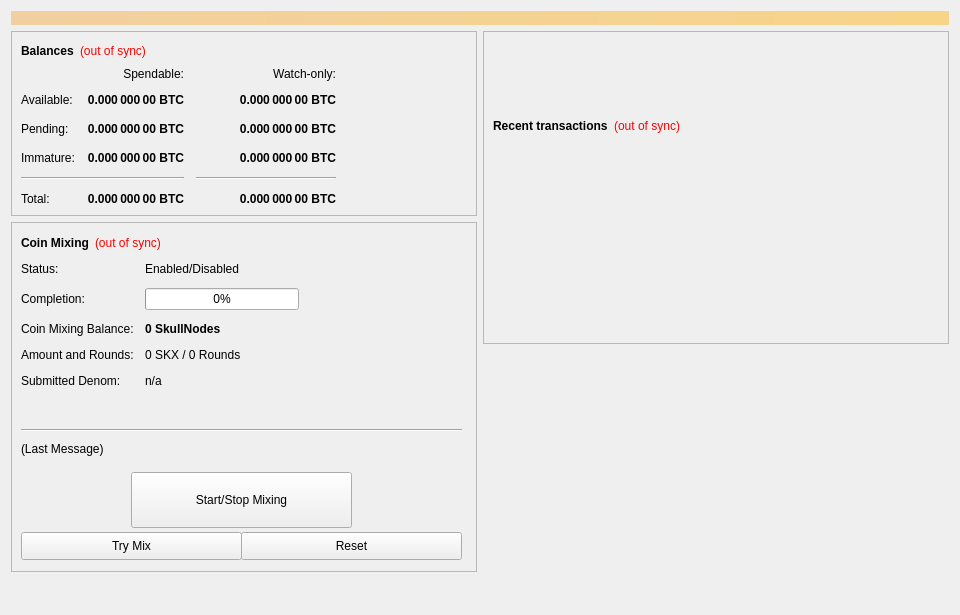
<?xml version="1.0" encoding="UTF-8"?>
<ui version="4.0">
 <class>OverviewPage</class>
 <widget class="QWidget" name="OverviewPage">
  <property name="geometry">
   <rect>
    <x>0</x>
    <y>0</y>
    <width>960</width>
    <height>615</height>
   </rect>
  </property>
  <property name="minimumSize">
   <size>
    <width>960</width>
    <height>0</height>
   </size>
  </property>
  <property name="windowTitle">
   <string>Form</string>
  </property>
  <layout class="QVBoxLayout" name="topLayout">
   <item>
    <widget class="QLabel" name="labelAlerts">
     <property name="visible">
      <bool>false</bool>
     </property>
     <property name="styleSheet">
      <string notr="true">background-color: qlineargradient(x1: 0, y1: 0, x2: 1, y2: 0, stop:0 #F0D0A0, stop:1 #F8D488); color:#000000;</string>
     </property>
     <property name="wordWrap">
      <bool>true</bool>
     </property>
     <property name="margin">
      <number>3</number>
     </property>
    </widget>
   </item>
   <item>
    <layout class="QHBoxLayout" name="horizontalLayout" stretch="1,1">
     <item>
      <layout class="QVBoxLayout" name="verticalLayout_2">
       <item>
        <widget class="QFrame" name="frame">
         <property name="frameShape">
          <enum>QFrame::StyledPanel</enum>
         </property>
         <property name="frameShadow">
          <enum>QFrame::Raised</enum>
         </property>
         <layout class="QVBoxLayout" name="verticalLayout_4">
          <item>
           <layout class="QHBoxLayout" name="horizontalLayout_4">
            <item>
             <widget class="QLabel" name="label_5">
              <property name="font">
               <font>
                <weight>75</weight>
                <bold>true</bold>
               </font>
              </property>
              <property name="text">
               <string>Balances</string>
              </property>
             </widget>
            </item>
            <item>
             <widget class="QLabel" name="labelWalletStatus">
              <property name="cursor">
               <cursorShape>WhatsThisCursor</cursorShape>
              </property>
              <property name="toolTip">
               <string>The displayed information may be out of date. Your wallet automatically synchronizes with the SkullNodes network after a connection is established, but this process has not completed yet.</string>
              </property>
              <property name="styleSheet">
               <string notr="true">QLabel { color: red; }</string>
              </property>
              <property name="text">
               <string notr="true">(out of sync)</string>
              </property>
              <property name="alignment">
               <set>Qt::AlignLeading|Qt::AlignLeft|Qt::AlignVCenter</set>
              </property>
             </widget>
            </item>
            <item>
             <spacer name="horizontalSpacer_3">
              <property name="orientation">
               <enum>Qt::Horizontal</enum>
              </property>
              <property name="sizeHint" stdset="0">
               <size>
                <width>40</width>
                <height>20</height>
               </size>
              </property>
             </spacer>
            </item>
           </layout>
          </item>
          <item>
           <layout class="QGridLayout" name="gridLayout">
            <property name="spacing">
             <number>12</number>
            </property>
            <item row="2" column="2">
             <widget class="QLabel" name="labelWatchPending">
              <property name="font">
               <font>
                <weight>75</weight>
                <bold>true</bold>
               </font>
              </property>
              <property name="cursor">
               <cursorShape>IBeamCursor</cursorShape>
              </property>
              <property name="toolTip">
               <string>Unconfirmed transactions to watch-only addresses</string>
              </property>
              <property name="text">
               <string notr="true">0.000 000 00 BTC</string>
              </property>
              <property name="alignment">
               <set>Qt::AlignRight|Qt::AlignTrailing|Qt::AlignVCenter</set>
              </property>
              <property name="textInteractionFlags">
               <set>Qt::LinksAccessibleByMouse|Qt::TextSelectableByKeyboard|Qt::TextSelectableByMouse</set>
              </property>
             </widget>
            </item>
            <item row="2" column="1">
             <widget class="QLabel" name="labelUnconfirmed">
              <property name="font">
               <font>
                <weight>75</weight>
                <bold>true</bold>
               </font>
              </property>
              <property name="cursor">
               <cursorShape>IBeamCursor</cursorShape>
              </property>
              <property name="toolTip">
               <string>Total of transactions that have yet to be confirmed, and do not yet count toward the spendable balance</string>
              </property>
              <property name="text">
               <string notr="true">0.000 000 00 BTC</string>
              </property>
              <property name="alignment">
               <set>Qt::AlignRight|Qt::AlignTrailing|Qt::AlignVCenter</set>
              </property>
              <property name="textInteractionFlags">
               <set>Qt::LinksAccessibleByMouse|Qt::TextSelectableByKeyboard|Qt::TextSelectableByMouse</set>
              </property>
             </widget>
            </item>
            <item row="3" column="2">
             <widget class="QLabel" name="labelWatchImmature">
              <property name="font">
               <font>
                <weight>75</weight>
                <bold>true</bold>
               </font>
              </property>
              <property name="cursor">
               <cursorShape>IBeamCursor</cursorShape>
              </property>
              <property name="toolTip">
               <string>Staked or masternode rewards in watch-only addresses that has not yet matured</string>
              </property>
              <property name="text">
               <string notr="true">0.000 000 00 BTC</string>
              </property>
              <property name="alignment">
               <set>Qt::AlignRight|Qt::AlignTrailing|Qt::AlignVCenter</set>
              </property>
              <property name="textInteractionFlags">
               <set>Qt::LinksAccessibleByMouse|Qt::TextSelectableByKeyboard|Qt::TextSelectableByMouse</set>
              </property>
             </widget>
            </item>
            <item row="4" column="0" colspan="2">
             <widget class="Line" name="lineSpendableBalance">
              <property name="orientation">
               <enum>Qt::Horizontal</enum>
              </property>
             </widget>
            </item>
            <item row="4" column="2">
             <widget class="Line" name="lineWatchBalance">
              <property name="sizePolicy">
               <sizepolicy hsizetype="Preferred" vsizetype="Fixed">
                <horstretch>0</horstretch>
                <verstretch>0</verstretch>
               </sizepolicy>
              </property>
              <property name="minimumSize">
               <size>
                <width>140</width>
                <height>0</height>
               </size>
              </property>
              <property name="orientation">
               <enum>Qt::Horizontal</enum>
              </property>
             </widget>
            </item>
            <item row="5" column="0">
             <widget class="QLabel" name="labelTotalText">
              <property name="text">
               <string>Total:</string>
              </property>
             </widget>
            </item>
            <item row="3" column="1">
             <widget class="QLabel" name="labelImmature">
              <property name="font">
               <font>
                <weight>75</weight>
                <bold>true</bold>
               </font>
              </property>
              <property name="cursor">
               <cursorShape>IBeamCursor</cursorShape>
              </property>
              <property name="toolTip">
               <string>Staked or masternode rewards that has not yet matured</string>
              </property>
              <property name="text">
               <string notr="true">0.000 000 00 BTC</string>
              </property>
              <property name="alignment">
               <set>Qt::AlignRight|Qt::AlignTrailing|Qt::AlignVCenter</set>
              </property>
              <property name="textInteractionFlags">
               <set>Qt::LinksAccessibleByMouse|Qt::TextSelectableByKeyboard|Qt::TextSelectableByMouse</set>
              </property>
             </widget>
            </item>
            <item row="2" column="3">
             <spacer name="horizontalSpacer_2">
              <property name="orientation">
               <enum>Qt::Horizontal</enum>
              </property>
              <property name="sizeHint" stdset="0">
               <size>
                <width>40</width>
                <height>20</height>
               </size>
              </property>
             </spacer>
            </item>
            <item row="3" column="0">
             <widget class="QLabel" name="labelImmatureText">
              <property name="text">
               <string>Immature:</string>
              </property>
             </widget>
            </item>
            <item row="5" column="1">
             <widget class="QLabel" name="labelTotal">
              <property name="font">
               <font>
                <weight>75</weight>
                <bold>true</bold>
               </font>
              </property>
              <property name="cursor">
               <cursorShape>IBeamCursor</cursorShape>
              </property>
              <property name="toolTip">
               <string>Your current total balance</string>
              </property>
              <property name="text">
               <string notr="true">0.000 000 00 BTC</string>
              </property>
              <property name="alignment">
               <set>Qt::AlignRight|Qt::AlignTrailing|Qt::AlignVCenter</set>
              </property>
              <property name="textInteractionFlags">
               <set>Qt::LinksAccessibleByMouse|Qt::TextSelectableByKeyboard|Qt::TextSelectableByMouse</set>
              </property>
             </widget>
            </item>
            <item row="5" column="2">
             <widget class="QLabel" name="labelWatchTotal">
              <property name="font">
               <font>
                <weight>75</weight>
                <bold>true</bold>
               </font>
              </property>
              <property name="cursor">
               <cursorShape>IBeamCursor</cursorShape>
              </property>
              <property name="toolTip">
               <string>Current total balance in watch-only addresses</string>
              </property>
              <property name="text">
               <string notr="true">0.000 000 00 BTC</string>
              </property>
              <property name="alignment">
               <set>Qt::AlignRight|Qt::AlignTrailing|Qt::AlignVCenter</set>
              </property>
              <property name="textInteractionFlags">
               <set>Qt::LinksAccessibleByMouse|Qt::TextSelectableByKeyboard|Qt::TextSelectableByMouse</set>
              </property>
             </widget>
            </item>
            <item row="0" column="2">
             <widget class="QLabel" name="labelWatchonly">
              <property name="text">
               <string>Watch-only:</string>
              </property>
              <property name="alignment">
               <set>Qt::AlignRight|Qt::AlignTrailing|Qt::AlignVCenter</set>
              </property>
             </widget>
            </item>
            <item row="1" column="0">
             <widget class="QLabel" name="labelBalanceText">
              <property name="text">
               <string>Available:</string>
              </property>
             </widget>
            </item>
            <item row="1" column="1">
             <widget class="QLabel" name="labelBalance">
              <property name="font">
               <font>
                <weight>75</weight>
                <bold>true</bold>
               </font>
              </property>
              <property name="cursor">
               <cursorShape>IBeamCursor</cursorShape>
              </property>
              <property name="toolTip">
               <string>Your current spendable balance</string>
              </property>
              <property name="text">
               <string notr="true">0.000 000 00 BTC</string>
              </property>
              <property name="alignment">
               <set>Qt::AlignRight|Qt::AlignTrailing|Qt::AlignVCenter</set>
              </property>
              <property name="textInteractionFlags">
               <set>Qt::LinksAccessibleByMouse|Qt::TextSelectableByKeyboard|Qt::TextSelectableByMouse</set>
              </property>
             </widget>
            </item>
            <item row="1" column="2">
             <widget class="QLabel" name="labelWatchAvailable">
              <property name="font">
               <font>
                <weight>75</weight>
                <bold>true</bold>
               </font>
              </property>
              <property name="cursor">
               <cursorShape>IBeamCursor</cursorShape>
              </property>
              <property name="toolTip">
               <string>Your current balance in watch-only addresses</string>
              </property>
              <property name="text">
               <string notr="true">0.000 000 00 BTC</string>
              </property>
              <property name="alignment">
               <set>Qt::AlignRight|Qt::AlignTrailing|Qt::AlignVCenter</set>
              </property>
              <property name="textInteractionFlags">
               <set>Qt::LinksAccessibleByMouse|Qt::TextSelectableByKeyboard|Qt::TextSelectableByMouse</set>
              </property>
             </widget>
            </item>
            <item row="2" column="0">
             <widget class="QLabel" name="labelPendingText">
              <property name="text">
               <string>Pending:</string>
              </property>
             </widget>
            </item>
            <item row="0" column="1">
             <widget class="QLabel" name="labelSpendable">
              <property name="text">
               <string>Spendable:</string>
              </property>
              <property name="alignment">
               <set>Qt::AlignRight|Qt::AlignTrailing|Qt::AlignVCenter</set>
              </property>
             </widget>
            </item>
           </layout>
          </item>
         </layout>
        </widget>
       </item>
       <item>
        <widget class="QFrame" name="frameObfuscation">
         <property name="minimumSize">
          <size>
           <width>0</width>
           <height>350</height>
          </size>
         </property>
         <property name="layoutDirection">
          <enum>Qt::LeftToRight</enum>
         </property>
         <property name="frameShape">
          <enum>QFrame::StyledPanel</enum>
         </property>
         <property name="frameShadow">
          <enum>QFrame::Raised</enum>
         </property>
         <widget class="QWidget" name="formLayoutWidget">
          <property name="geometry">
           <rect>
            <x>10</x>
            <y>40</y>
            <width>451</width>
            <height>161</height>
           </rect>
          </property>
          <layout class="QFormLayout" name="formLayout">
           <property name="fieldGrowthPolicy">
            <enum>QFormLayout::AllNonFixedFieldsGrow</enum>
           </property>
           <property name="horizontalSpacing">
            <number>11</number>
           </property>
           <property name="verticalSpacing">
            <number>12</number>
           </property>
           <item row="0" column="0">
            <widget class="QLabel" name="label_6">
             <property name="text">
              <string>Status:</string>
             </property>
            </widget>
           </item>
           <item row="1" column="0">
            <widget class="QLabel" name="label_7">
             <property name="text">
              <string>Completion:</string>
             </property>
            </widget>
           </item>
           <item row="1" column="1">
            <widget class="QProgressBar" name="obfuscationProgress">
             <property name="maximumSize">
              <size>
               <width>154</width>
               <height>16777215</height>
              </size>
             </property>
             <property name="value">
              <number>0</number>
             </property>
            </widget>
           </item>
           <item row="2" column="0">
            <widget class="QLabel" name="labelAnonymizedText">
             <property name="text">
              <string>Coin Mixing Balance:</string>
             </property>
            </widget>
           </item>
           <item row="2" column="1">
            <widget class="QLabel" name="labelAnonymized">
             <property name="font">
              <font>
               <weight>75</weight>
               <bold>true</bold>
              </font>
             </property>
             <property name="text">
              <string notr="true">0 SkullNodes</string>
             </property>
            </widget>
           </item>
           <item row="3" column="0">
            <widget class="QLabel" name="label_8">
             <property name="text">
              <string>Amount and Rounds:</string>
             </property>
            </widget>
           </item>
           <item row="3" column="1">
            <widget class="QLabel" name="labelAmountRounds">
             <property name="text">
              <string>0 SKX / 0 Rounds</string>
             </property>
            </widget>
           </item>
           <item row="4" column="0">
            <widget class="QLabel" name="label_9">
             <property name="text">
              <string>Submitted Denom:</string>
             </property>
            </widget>
           </item>
           <item row="4" column="1">
            <widget class="QLabel" name="labelSubmittedDenom">
             <property name="toolTip">
              <string>The denominations you submitted to the Masternode.&lt;br&gt;To mix, other users must submit the exact same denominations.</string>
             </property>
             <property name="text">
              <string>n/a</string>
             </property>
            </widget>
           </item>
           <item row="0" column="1">
            <widget class="QLabel" name="obfuscationEnabled">
             <property name="text">
              <string>Enabled/Disabled</string>
             </property>
            </widget>
           </item>
          </layout>
         </widget>
         <widget class="QPushButton" name="runAutoDenom">
          <property name="geometry">
           <rect>
            <x>251</x>
            <y>17</y>
            <width>1</width>
            <height>1</height>
           </rect>
          </property>
          <property name="palette">
           <palette>
            <active>
             <colorrole role="WindowText">
              <brush brushstyle="SolidPattern">
               <color alpha="255">
                <red>0</red>
                <green>0</green>
                <blue>0</blue>
               </color>
              </brush>
             </colorrole>
             <colorrole role="Button">
              <brush brushstyle="SolidPattern">
               <color alpha="255">
                <red>239</red>
                <green>238</green>
                <blue>238</blue>
               </color>
              </brush>
             </colorrole>
             <colorrole role="Light">
              <brush brushstyle="SolidPattern">
               <color alpha="255">
                <red>255</red>
                <green>255</green>
                <blue>255</blue>
               </color>
              </brush>
             </colorrole>
             <colorrole role="Midlight">
              <brush brushstyle="SolidPattern">
               <color alpha="255">
                <red>247</red>
                <green>246</green>
                <blue>246</blue>
               </color>
              </brush>
             </colorrole>
             <colorrole role="Dark">
              <brush brushstyle="SolidPattern">
               <color alpha="255">
                <red>119</red>
                <green>119</green>
                <blue>119</blue>
               </color>
              </brush>
             </colorrole>
             <colorrole role="Mid">
              <brush brushstyle="SolidPattern">
               <color alpha="255">
                <red>159</red>
                <green>159</green>
                <blue>159</blue>
               </color>
              </brush>
             </colorrole>
             <colorrole role="Text">
              <brush brushstyle="SolidPattern">
               <color alpha="255">
                <red>0</red>
                <green>0</green>
                <blue>0</blue>
               </color>
              </brush>
             </colorrole>
             <colorrole role="BrightText">
              <brush brushstyle="SolidPattern">
               <color alpha="255">
                <red>255</red>
                <green>255</green>
                <blue>255</blue>
               </color>
              </brush>
             </colorrole>
             <colorrole role="ButtonText">
              <brush brushstyle="SolidPattern">
               <color alpha="255">
                <red>0</red>
                <green>0</green>
                <blue>0</blue>
               </color>
              </brush>
             </colorrole>
             <colorrole role="Base">
              <brush brushstyle="SolidPattern">
               <color alpha="255">
                <red>255</red>
                <green>255</green>
                <blue>255</blue>
               </color>
              </brush>
             </colorrole>
             <colorrole role="Window">
              <brush brushstyle="SolidPattern">
               <color alpha="255">
                <red>239</red>
                <green>238</green>
                <blue>238</blue>
               </color>
              </brush>
             </colorrole>
             <colorrole role="Shadow">
              <brush brushstyle="SolidPattern">
               <color alpha="255">
                <red>0</red>
                <green>0</green>
                <blue>0</blue>
               </color>
              </brush>
             </colorrole>
             <colorrole role="AlternateBase">
              <brush brushstyle="SolidPattern">
               <color alpha="255">
                <red>247</red>
                <green>246</green>
                <blue>246</blue>
               </color>
              </brush>
             </colorrole>
             <colorrole role="ToolTipBase">
              <brush brushstyle="SolidPattern">
               <color alpha="255">
                <red>255</red>
                <green>255</green>
                <blue>220</blue>
               </color>
              </brush>
             </colorrole>
             <colorrole role="ToolTipText">
              <brush brushstyle="SolidPattern">
               <color alpha="255">
                <red>0</red>
                <green>0</green>
                <blue>0</blue>
               </color>
              </brush>
             </colorrole>
            </active>
            <inactive>
             <colorrole role="WindowText">
              <brush brushstyle="SolidPattern">
               <color alpha="255">
                <red>0</red>
                <green>0</green>
                <blue>0</blue>
               </color>
              </brush>
             </colorrole>
             <colorrole role="Button">
              <brush brushstyle="SolidPattern">
               <color alpha="255">
                <red>239</red>
                <green>238</green>
                <blue>238</blue>
               </color>
              </brush>
             </colorrole>
             <colorrole role="Light">
              <brush brushstyle="SolidPattern">
               <color alpha="255">
                <red>255</red>
                <green>255</green>
                <blue>255</blue>
               </color>
              </brush>
             </colorrole>
             <colorrole role="Midlight">
              <brush brushstyle="SolidPattern">
               <color alpha="255">
                <red>247</red>
                <green>246</green>
                <blue>246</blue>
               </color>
              </brush>
             </colorrole>
             <colorrole role="Dark">
              <brush brushstyle="SolidPattern">
               <color alpha="255">
                <red>119</red>
                <green>119</green>
                <blue>119</blue>
               </color>
              </brush>
             </colorrole>
             <colorrole role="Mid">
              <brush brushstyle="SolidPattern">
               <color alpha="255">
                <red>159</red>
                <green>159</green>
                <blue>159</blue>
               </color>
              </brush>
             </colorrole>
             <colorrole role="Text">
              <brush brushstyle="SolidPattern">
               <color alpha="255">
                <red>0</red>
                <green>0</green>
                <blue>0</blue>
               </color>
              </brush>
             </colorrole>
             <colorrole role="BrightText">
              <brush brushstyle="SolidPattern">
               <color alpha="255">
                <red>255</red>
                <green>255</green>
                <blue>255</blue>
               </color>
              </brush>
             </colorrole>
             <colorrole role="ButtonText">
              <brush brushstyle="SolidPattern">
               <color alpha="255">
                <red>0</red>
                <green>0</green>
                <blue>0</blue>
               </color>
              </brush>
             </colorrole>
             <colorrole role="Base">
              <brush brushstyle="SolidPattern">
               <color alpha="255">
                <red>255</red>
                <green>255</green>
                <blue>255</blue>
               </color>
              </brush>
             </colorrole>
             <colorrole role="Window">
              <brush brushstyle="SolidPattern">
               <color alpha="255">
                <red>239</red>
                <green>238</green>
                <blue>238</blue>
               </color>
              </brush>
             </colorrole>
             <colorrole role="Shadow">
              <brush brushstyle="SolidPattern">
               <color alpha="255">
                <red>0</red>
                <green>0</green>
                <blue>0</blue>
               </color>
              </brush>
             </colorrole>
             <colorrole role="AlternateBase">
              <brush brushstyle="SolidPattern">
               <color alpha="255">
                <red>247</red>
                <green>246</green>
                <blue>246</blue>
               </color>
              </brush>
             </colorrole>
             <colorrole role="ToolTipBase">
              <brush brushstyle="SolidPattern">
               <color alpha="255">
                <red>255</red>
                <green>255</green>
                <blue>220</blue>
               </color>
              </brush>
             </colorrole>
             <colorrole role="ToolTipText">
              <brush brushstyle="SolidPattern">
               <color alpha="255">
                <red>0</red>
                <green>0</green>
                <blue>0</blue>
               </color>
              </brush>
             </colorrole>
            </inactive>
            <disabled>
             <colorrole role="WindowText">
              <brush brushstyle="SolidPattern">
               <color alpha="255">
                <red>119</red>
                <green>119</green>
                <blue>119</blue>
               </color>
              </brush>
             </colorrole>
             <colorrole role="Button">
              <brush brushstyle="SolidPattern">
               <color alpha="255">
                <red>239</red>
                <green>238</green>
                <blue>238</blue>
               </color>
              </brush>
             </colorrole>
             <colorrole role="Light">
              <brush brushstyle="SolidPattern">
               <color alpha="255">
                <red>255</red>
                <green>255</green>
                <blue>255</blue>
               </color>
              </brush>
             </colorrole>
             <colorrole role="Midlight">
              <brush brushstyle="SolidPattern">
               <color alpha="255">
                <red>247</red>
                <green>246</green>
                <blue>246</blue>
               </color>
              </brush>
             </colorrole>
             <colorrole role="Dark">
              <brush brushstyle="SolidPattern">
               <color alpha="255">
                <red>119</red>
                <green>119</green>
                <blue>119</blue>
               </color>
              </brush>
             </colorrole>
             <colorrole role="Mid">
              <brush brushstyle="SolidPattern">
               <color alpha="255">
                <red>159</red>
                <green>159</green>
                <blue>159</blue>
               </color>
              </brush>
             </colorrole>
             <colorrole role="Text">
              <brush brushstyle="SolidPattern">
               <color alpha="255">
                <red>119</red>
                <green>119</green>
                <blue>119</blue>
               </color>
              </brush>
             </colorrole>
             <colorrole role="BrightText">
              <brush brushstyle="SolidPattern">
               <color alpha="255">
                <red>255</red>
                <green>255</green>
                <blue>255</blue>
               </color>
              </brush>
             </colorrole>
             <colorrole role="ButtonText">
              <brush brushstyle="SolidPattern">
               <color alpha="255">
                <red>119</red>
                <green>119</green>
                <blue>119</blue>
               </color>
              </brush>
             </colorrole>
             <colorrole role="Base">
              <brush brushstyle="SolidPattern">
               <color alpha="255">
                <red>239</red>
                <green>238</green>
                <blue>238</blue>
               </color>
              </brush>
             </colorrole>
             <colorrole role="Window">
              <brush brushstyle="SolidPattern">
               <color alpha="255">
                <red>239</red>
                <green>238</green>
                <blue>238</blue>
               </color>
              </brush>
             </colorrole>
             <colorrole role="Shadow">
              <brush brushstyle="SolidPattern">
               <color alpha="255">
                <red>0</red>
                <green>0</green>
                <blue>0</blue>
               </color>
              </brush>
             </colorrole>
             <colorrole role="AlternateBase">
              <brush brushstyle="SolidPattern">
               <color alpha="255">
                <red>239</red>
                <green>238</green>
                <blue>238</blue>
               </color>
              </brush>
             </colorrole>
             <colorrole role="ToolTipBase">
              <brush brushstyle="SolidPattern">
               <color alpha="255">
                <red>255</red>
                <green>255</green>
                <blue>220</blue>
               </color>
              </brush>
             </colorrole>
             <colorrole role="ToolTipText">
              <brush brushstyle="SolidPattern">
               <color alpha="255">
                <red>0</red>
                <green>0</green>
                <blue>0</blue>
               </color>
              </brush>
             </colorrole>
            </disabled>
           </palette>
          </property>
          <property name="focusPolicy">
           <enum>Qt::NoFocus</enum>
          </property>
          <property name="autoFillBackground">
           <bool>true</bool>
          </property>
          <property name="text">
           <string/>
          </property>
          <property name="flat">
           <bool>true</bool>
          </property>
         </widget>
         <widget class="QPushButton" name="toggleObfuscation">
          <property name="geometry">
           <rect>
            <x>120</x>
            <y>250</y>
            <width>221</width>
            <height>56</height>
           </rect>
          </property>
          <property name="sizePolicy">
           <sizepolicy hsizetype="MinimumExpanding" vsizetype="Fixed">
            <horstretch>0</horstretch>
            <verstretch>0</verstretch>
           </sizepolicy>
          </property>
          <property name="text">
           <string>Start/Stop Mixing</string>
          </property>
         </widget>
         <widget class="Line" name="lineLastMessage">
          <property name="geometry">
           <rect>
            <x>10</x>
            <y>200</y>
            <width>441</width>
            <height>16</height>
           </rect>
          </property>
          <property name="orientation">
           <enum>Qt::Horizontal</enum>
          </property>
         </widget>
         <widget class="QLabel" name="obfuscationStatus">
          <property name="geometry">
           <rect>
            <x>10</x>
            <y>220</y>
            <width>451</width>
            <height>61</height>
           </rect>
          </property>
          <property name="minimumSize">
           <size>
            <width>288</width>
            <height>43</height>
           </size>
          </property>
          <property name="text">
           <string>(Last Message)</string>
          </property>
          <property name="alignment">
           <set>Qt::AlignLeading|Qt::AlignLeft|Qt::AlignTop</set>
          </property>
          <property name="wordWrap">
           <bool>true</bool>
          </property>
         </widget>
         <widget class="QPushButton" name="obfuscationAuto">
          <property name="geometry">
           <rect>
            <x>10</x>
            <y>310</y>
            <width>221</width>
            <height>28</height>
           </rect>
          </property>
          <property name="sizePolicy">
           <sizepolicy hsizetype="MinimumExpanding" vsizetype="Fixed">
            <horstretch>0</horstretch>
            <verstretch>0</verstretch>
           </sizepolicy>
          </property>
          <property name="toolTip">
           <string>Try to manually submit a Obfuscation request.</string>
          </property>
          <property name="text">
           <string>Try Mix</string>
          </property>
         </widget>
         <widget class="QPushButton" name="obfuscationReset">
          <property name="geometry">
           <rect>
            <x>230</x>
            <y>310</y>
            <width>221</width>
            <height>28</height>
           </rect>
          </property>
          <property name="sizePolicy">
           <sizepolicy hsizetype="MinimumExpanding" vsizetype="Fixed">
            <horstretch>0</horstretch>
            <verstretch>0</verstretch>
           </sizepolicy>
          </property>
          <property name="toolTip">
           <string>Reset the current status of Obfuscation (can interrupt Obfuscation if it's in the process of Mixing, which can cost you money!)</string>
          </property>
          <property name="autoFillBackground">
           <bool>false</bool>
          </property>
          <property name="text">
           <string>Reset</string>
          </property>
         </widget>
         <widget class="QWidget" name="layoutWidget">
          <property name="geometry">
           <rect>
            <x>10</x>
            <y>10</y>
            <width>431</width>
            <height>22</height>
           </rect>
          </property>
          <layout class="QHBoxLayout" name="horizontalLayout_5">
           <item>
            <widget class="QLabel" name="label_2">
             <property name="font">
              <font>
               <weight>75</weight>
               <bold>true</bold>
              </font>
             </property>
             <property name="text">
              <string>Coin Mixing</string>
             </property>
            </widget>
           </item>
           <item>
            <widget class="QLabel" name="labelObfuscationSyncStatus">
             <property name="toolTip">
              <string>The displayed information may be out of date. Your wallet automatically synchronizes with the SkullNodes network after a connection is established, but this process has not completed yet.</string>
             </property>
             <property name="styleSheet">
              <string notr="true">QLabel { color: red; }</string>
             </property>
             <property name="text">
              <string notr="true">(out of sync)</string>
             </property>
             <property name="alignment">
              <set>Qt::AlignLeading|Qt::AlignLeft|Qt::AlignVCenter</set>
             </property>
            </widget>
           </item>
           <item>
            <spacer name="horizontalSpacer_4">
             <property name="orientation">
              <enum>Qt::Horizontal</enum>
             </property>
             <property name="sizeHint" stdset="0">
              <size>
               <width>40</width>
               <height>20</height>
              </size>
             </property>
            </spacer>
           </item>
          </layout>
         </widget>
        </widget>
       </item>
       <item>
        <spacer name="verticalSpacer">
         <property name="orientation">
          <enum>Qt::Vertical</enum>
         </property>
         <property name="sizeHint" stdset="0">
          <size>
           <width>20</width>
           <height>40</height>
          </size>
         </property>
        </spacer>
       </item>
      </layout>
     </item>
     <item>
      <layout class="QVBoxLayout" name="verticalLayout_3">
       <item>
        <widget class="QFrame" name="frame_2">
         <property name="frameShape">
          <enum>QFrame::StyledPanel</enum>
         </property>
         <property name="frameShadow">
          <enum>QFrame::Raised</enum>
         </property>
         <layout class="QVBoxLayout" name="verticalLayout">
          <item>
           <spacer name="verticalSpacer_3">
            <property name="orientation">
             <enum>Qt::Vertical</enum>
            </property>
            <property name="sizeType">
             <enum>QSizePolicy::Fixed</enum>
            </property>
            <property name="sizeHint" stdset="0">
             <size>
              <width>20</width>
              <height>75</height>
             </size>
            </property>
           </spacer>
          </item>
          <item>
           <layout class="QHBoxLayout" name="horizontalLayout_2">
            <item>
             <widget class="QLabel" name="label_4">
              <property name="font">
               <font>
                <weight>75</weight>
                <bold>true</bold>
               </font>
              </property>
              <property name="text">
               <string>Recent transactions</string>
              </property>
             </widget>
            </item>
            <item>
             <widget class="QLabel" name="labelTransactionsStatus">
              <property name="cursor">
               <cursorShape>WhatsThisCursor</cursorShape>
              </property>
              <property name="toolTip">
               <string>The displayed information may be out of date. Your wallet automatically synchronizes with the SkullNodes network after a connection is established, but this process has not completed yet.</string>
              </property>
              <property name="styleSheet">
               <string notr="true">QLabel { color: red; }</string>
              </property>
              <property name="text">
               <string notr="true">(out of sync)</string>
              </property>
              <property name="alignment">
               <set>Qt::AlignRight|Qt::AlignTrailing|Qt::AlignVCenter</set>
              </property>
             </widget>
            </item>
            <item>
             <spacer name="horizontalSpacer">
              <property name="orientation">
               <enum>Qt::Horizontal</enum>
              </property>
              <property name="sizeHint" stdset="0">
               <size>
                <width>40</width>
                <height>20</height>
               </size>
              </property>
             </spacer>
            </item>
           </layout>
          </item>
          <item>
           <widget class="QListView" name="listTransactions">
            <property name="styleSheet">
             <string notr="true">QListView { background: transparent; }</string>
            </property>
            <property name="frameShape">
             <enum>QFrame::NoFrame</enum>
            </property>
            <property name="verticalScrollBarPolicy">
             <enum>Qt::ScrollBarAlwaysOff</enum>
            </property>
            <property name="horizontalScrollBarPolicy">
             <enum>Qt::ScrollBarAlwaysOff</enum>
            </property>
            <property name="selectionMode">
             <enum>QAbstractItemView::NoSelection</enum>
            </property>
           </widget>
          </item>
         </layout>
        </widget>
       </item>
       <item>
        <spacer name="verticalSpacer_2">
         <property name="orientation">
          <enum>Qt::Vertical</enum>
         </property>
         <property name="sizeType">
          <enum>QSizePolicy::Expanding</enum>
         </property>
         <property name="sizeHint" stdset="0">
          <size>
           <width>20</width>
           <height>40</height>
          </size>
         </property>
        </spacer>
       </item>
      </layout>
     </item>
    </layout>
   </item>
  </layout>
 </widget>
 <resources/>
 <connections/>
</ui>
